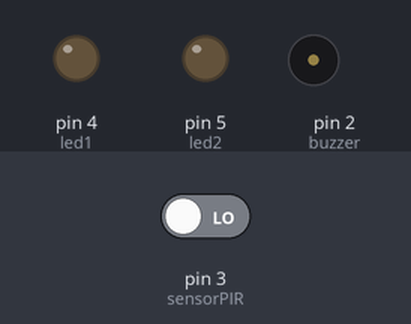
Simulated run of this sketch. Board: Arduino Uno, built with avr-gcc and run on an emulated ATmega328P. On the bench: output pins drawn as LEDs (lit = HIGH), buzzer (waves = sounding). Dashed ring = blinking. The inputs (shaded band) are chosen by the test bench; at power-on: pin 3 (sensorPIR) LOW.

Above: at 1.2 s.
1.3 s: pin 3 (sensorPIR) driven HIGH
At 1.7 s:
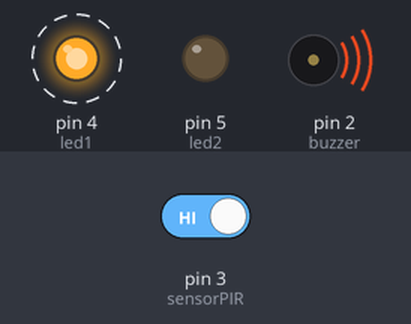
At 2.2 s:
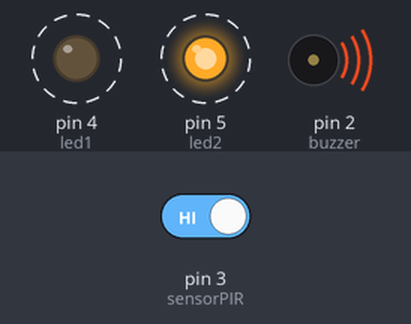
Timing chart, 0 to 10.3 s (numbered marks = the images above; inputs shaded):
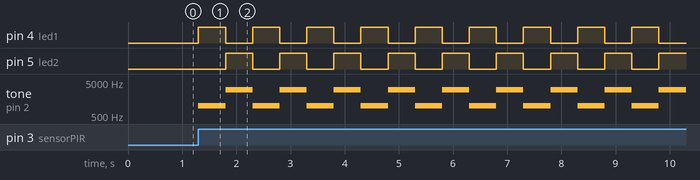

The sketch:

alarmecomsensorpir1.ino
```cpp
int sensorPIR = 3;  // DEFINE A PINAGEM DO SENSOR PIR (OU SENSOR DE INCÊNDIO) NO PINO 3
int buzzer = 2;     // DEFINE A PINAGEM DO BUZZER NO PINO 2
int led1 = 4;       // DEFINE A PINAGEM DO LED 1 (ASSOCIADO À FREQUÊNCIA 1000 Hz)
int led2 = 5;       // DEFINE A PINAGEM DO LED 2 (ASSOCIADO À FREQUÊNCIA 3000 Hz)

void setup() {
  pinMode(sensorPIR, INPUT);   // CONFIGURA O PINO DO SENSOR COMO ENTRADA
  pinMode(buzzer, OUTPUT);     // CONFIGURA O PINO DO BUZZER COMO SAÍDA
  pinMode(led1, OUTPUT);       // CONFIGURA O PINO DO LED 1 COMO SAÍDA
  pinMode(led2, OUTPUT);       // CONFIGURA O PINO DO LED 2 COMO SAÍDA
}

void loop() {
  int detectarIncendio = digitalRead(sensorPIR);  // LÊ O ESTADO DO SENSOR (1 SE DETECTAR INCÊNDIO, 0 CASO CONTRÁRIO)

  if (detectarIncendio == 1) {  // SE O SENSOR DETECTAR INCÊNDIO
    for (int i = 0; i < 10; i++) {  // TOCA O ALARME POR 10 CICLOS
      tone(buzzer, 1000);         // EMITE UM SOM NA FREQUÊNCIA DE 1000 Hz
      digitalWrite(led1, HIGH);   // ACENDE O LED1
      digitalWrite(led2, LOW);    // APAGA O LED2
      delay(500);                 // ESPERA 500 MILISSEGUNDOS

      tone(buzzer, 3000);         // EMITE UM SOM NA FREQUÊNCIA DE 3000 Hz
      digitalWrite(led2, HIGH);   // ACENDE O LED2
      digitalWrite(led1, LOW);    // APAGA O LED1
      delay(500);                 // ESPERA 500 MILISSEGUNDOS
    }
  } else {
    noTone(buzzer);               // DESLIGA O SOM DO BUZZER
    digitalWrite(led1, LOW);      // APAGA O LED1
    digitalWrite(led2, LOW);      // APAGA O LED2
  }
}
```

Measured:
- after the input at 1.3 s, pin 4 (led1): alternates HIGH for 0.50 s and LOW for 0.50 s, starting at once; pin 5 (led2): alternates HIGH for 0.50 s and LOW for 0.50 s, starting after 0.50 s; tone on pin 2 (buzzer): alternates 3000 Hz for 0.50 s and 1000 Hz for 0.50 s, starting at once
